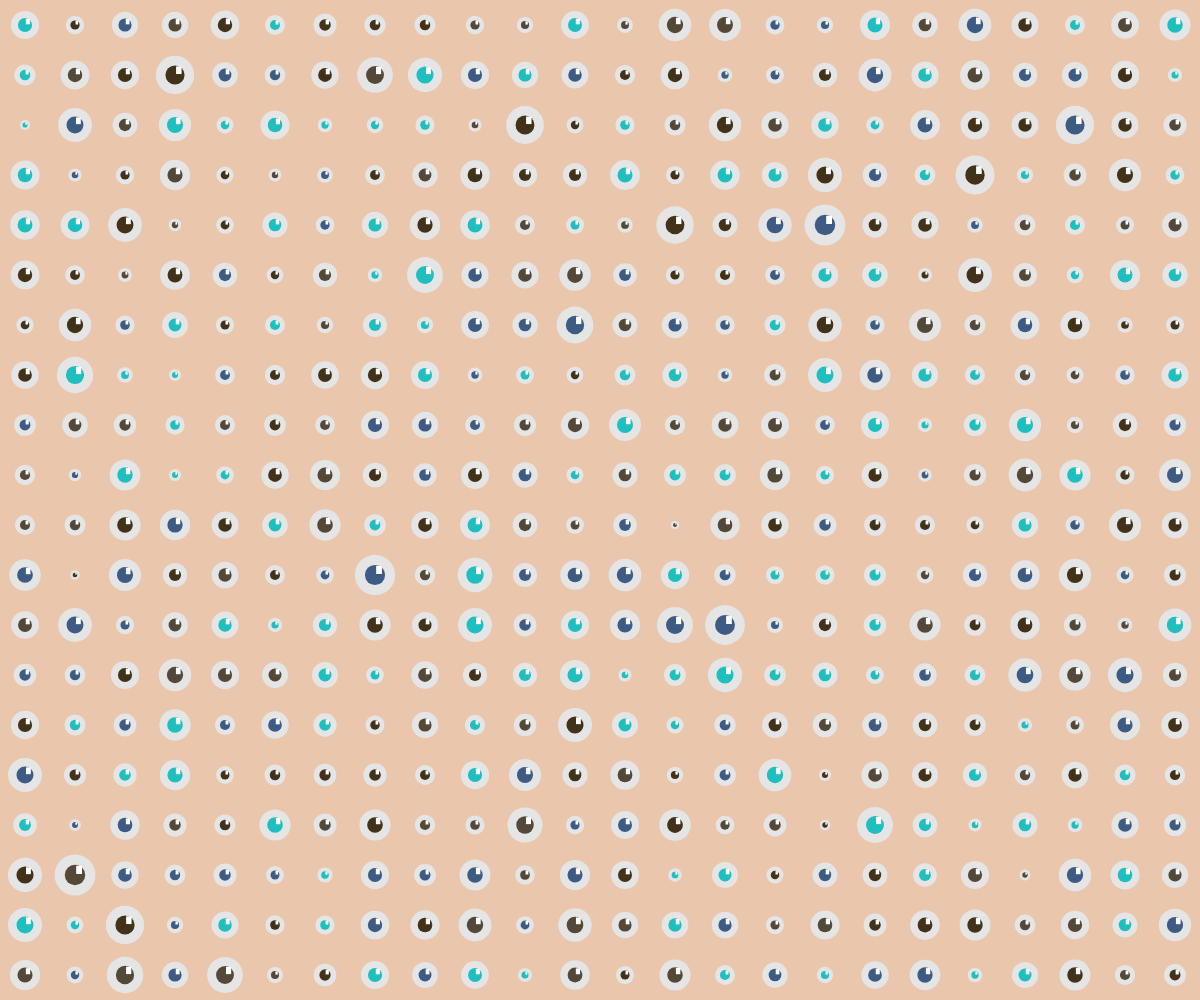
Frame 1 (no input)
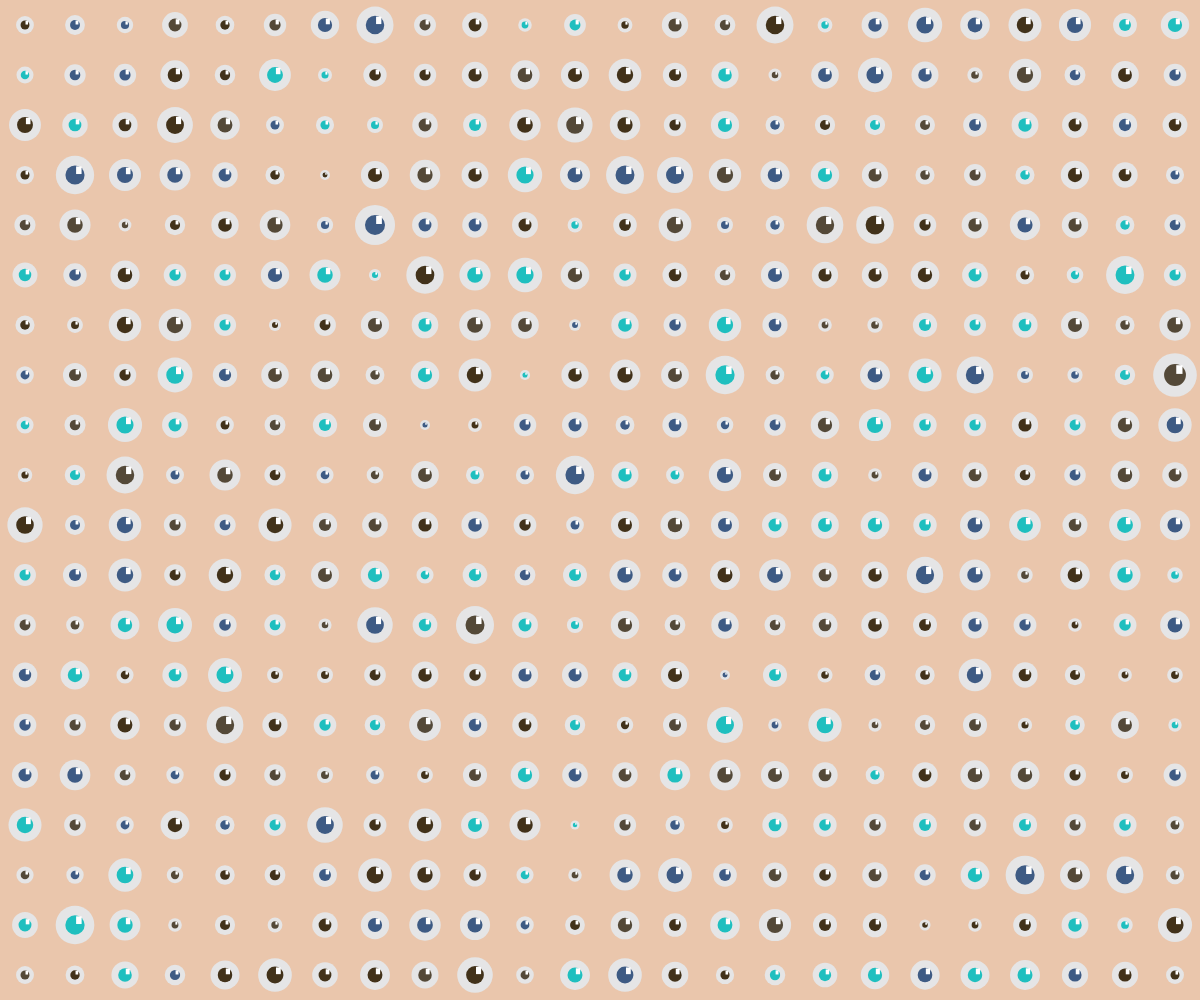
Frame 2 (the mouse pressed at the canvas centre, redrawn once)

The p5.js sketch that drew these frames (run headless with seeded random() and noise() and a simulated clock; the mouse was pressed at the canvas centre and the sketch redrawn once):

// p5.js sketch
// ── sketch.js
var gridSize = 50;
var colours = [];

function setup() {
	createCanvas(windowWidth, windowHeight);
	rectMode(CENTER);
	noLoop();

	noStroke();

	colours[0] = color(62, 91, 132);
	colours[1] = color(31, 191, 191);
	colours[2] = color(84, 73, 56);
	colours[3] = color(66, 50, 26);
	// fill(204, 255, 240);
}

function draw() {
	background(234, 198, 172);


	var rows = height / gridSize;
	var cols = width / gridSize;

	for (row = 0; row < rows; row++) {
		for (col = 0; col < cols; col++) {
			// col = 0
			//drawthing(x, y);
			drawThing((col * gridSize) + (gridSize / 2), (row * gridSize) + (gridSize /
				2));
		}
	}
}

function drawThing(x, y) {

	// very strong middle bias
	radius = (random(0, 50) + random(0, 50) + random(0, 50) + random(0, 50) +
		random(0, 50)) * 0.2;

	//white of the eye
	fill(229, 229, 230);
	ellipse(x, y, radius, radius);

	//iris
	var randomVal = floor(random(0, 4));
	fill(colours[randomVal]);

	//colours[ random number between 0 and 3 ]
	ellipse(x, y, radius / 2, radius / 2);

	//shiny bit
	fill(255, 255, 255);
	rect(x + radius / 10, y - radius / 8, radius / 7, radius / 5);
}
